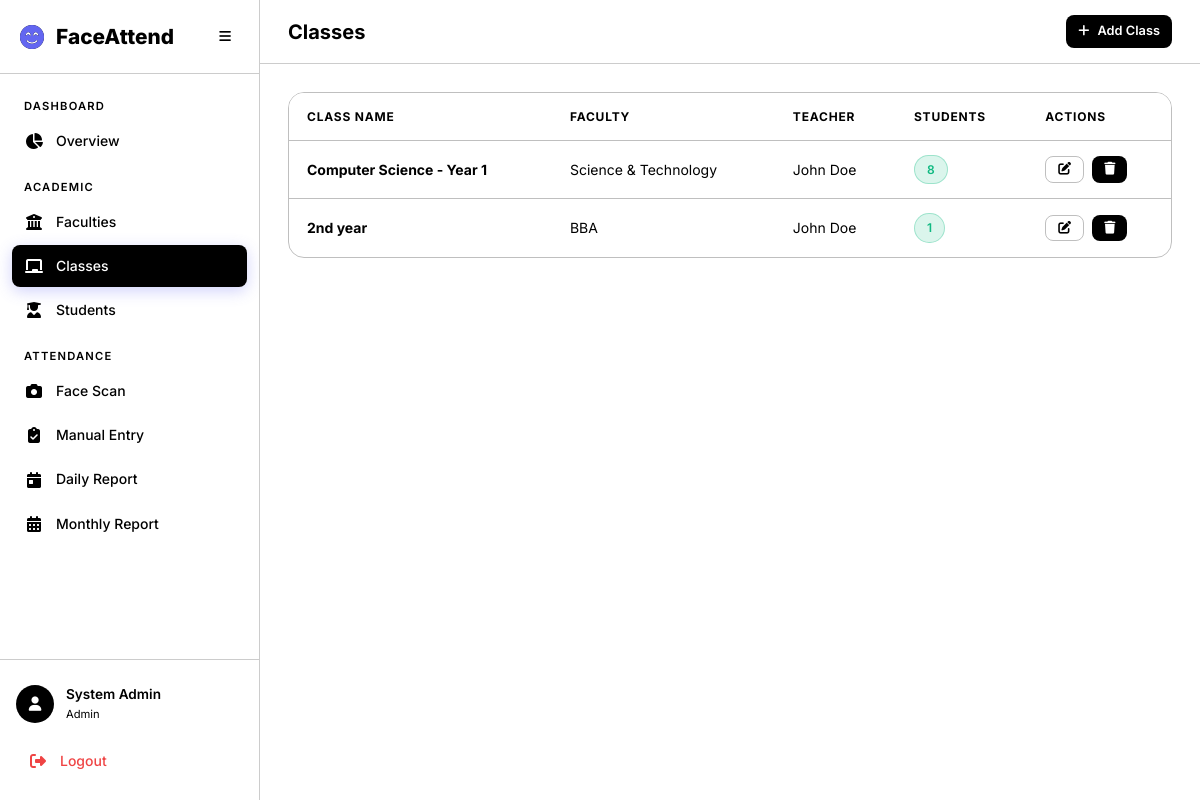
Page /academics/classes/ on the earlier database version.
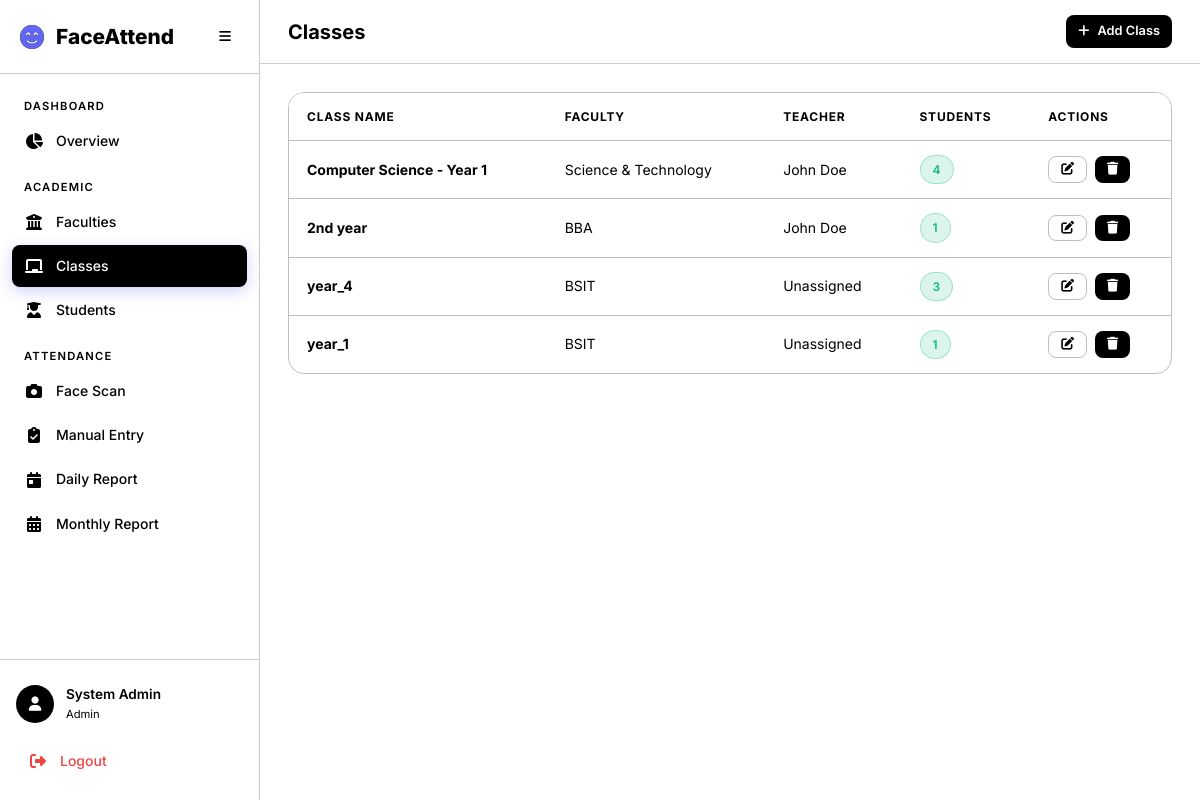
Same page on the later database version.
### accounts/models.py (models this page shows, shortened)
class User(AbstractUser):
    class Role(models.TextChoices):
        ADMIN = 'admin', 'Admin'
        TEACHER = 'teacher', 'Teacher'
        STUDENT = 'student', 'Student'
    role = models.CharField(
        max_length=10,
        choices=Role.choices,
        default=Role.STUDENT,
    )
    phone = models.CharField(max_length=20, blank=True)
    profile_image = models.ImageField(upload_to='profiles/', blank=True, null=True)

### academics/models.py (models this page shows, shortened)
class AcademicClass(models.Model):
    name = models.CharField(max_length=200)
    faculty = models.ForeignKey(Faculty, on_delete=models.CASCADE, related_name='classes')
    teacher = models.ForeignKey(
        settings.AUTH_USER_MODEL,
        on_delete=models.SET_NULL,
        null=True, blank=True,
        related_name='assigned_classes',
        limit_choices_to={'role': 'teacher'},
    )
    created_at = models.DateTimeField(auto_now_add=True)
    updated_at = models.DateTimeField(auto_now=True)
    class Meta:
        verbose_name_plural = 'Classes'
        ordering = ['faculty__name', 'name']
        unique_together = ['name', 'faculty']

class Faculty(models.Model):
    name = models.CharField(max_length=200, unique=True)
    description = models.TextField(blank=True)
    created_at = models.DateTimeField(auto_now_add=True)
    updated_at = models.DateTimeField(auto_now=True)
    class Meta:
        verbose_name_plural = 'Faculties'
        ordering = ['name']

### academics/views.py (the view)
# urls.py: path('classes/', views.class_list, name='class_list'),
@login_required
@admin_required
def class_list(request):
    classes = AcademicClass.objects.select_related('faculty', 'teacher').annotate(
        student_count=Count('students')
    )
    return render(request, 'academics/class_list.html', {'classes': classes})

### templates/academics/class_list.html (shortened to what this page needs)
{% extends 'base.html' %}
{% block page_title %}Classes{% endblock %}
{% block top_actions %}
<a href="{% url 'academics:class_create' %}" class="btn btn-primary btn-sm">
    <i class="fas fa-plus"></i> Add Class
</a>
{% endblock %}
{% block content %}
<div class="table-container animate-fade-in">
    <table class="data-table" id="classTable">
        <thead>
            <tr>
                <th>Class Name</th>
                <th>Faculty</th>
                <th>Teacher</th>
                <th>Students</th>
                <th>Actions</th>
            </tr>
        </thead>
        <tbody>
            {% for c in classes %}
            <tr>
                <td><strong>{{ c.name }}</strong></td>
                <td>{{ c.faculty.name }}</td>
                <td>{{ c.teacher.get_full_name|default:"Unassigned" }}</td>
                <td><span class="badge badge-present">{{ c.student_count }}</span></td>
                <td>
                    <div class="d-flex gap-1">
                        <a href="{% url 'academics:class_edit' c.pk %}" class="btn btn-sm btn-outline"><i
                                class="fas fa-edit"></i></a>
                        <a href="{% url 'academics:class_delete' c.pk %}" class="btn btn-sm btn-danger"><i
                                class="fas fa-trash"></i></a>
                    </div>
                </td>
            </tr>
            {% empty %}
            <tr>
                <td colspan="5" class="text-center text-muted">No classes created yet.</td>
            </tr>
            {% endfor %}
        </tbody>
    </table>
</div>
{% endblock %}

### templates/base.html (shortened to what this page needs)
<!DOCTYPE html>
<html lang="en" data-theme="dark">
<head>
    <link rel="stylesheet" href="https://cdnjs.cloudflare.com/ajax/libs/font-awesome/6.5.1/css/all.min.css">
    {% load static %}
    <link rel="stylesheet" href="{% static 'css/style.css' %}">
</head>
<body>
    {% if user.is_authenticated %}
    <div class="app-layout">
        <aside class="sidebar" id="sidebar">
            <div class="sidebar-header">
                <div class="logo">
                    <i class="fas fa-face-smile-beam"></i>
                    <span>FaceAttend</span>
                </div>
                <button class="sidebar-toggle" id="sidebarToggle">
                    <i class="fas fa-bars"></i>
                </button>
            </div>
            <nav class="sidebar-nav">
                {% if user.role == 'admin' %}
                <div class="nav-section">
                    <span class="nav-section-title">Dashboard</span>
                    <a href="{% url 'academics:admin_dashboard' %}" class="nav-link {% if request.resolver_match.url_name == 'admin_dashboard' %}active{% endif %}">
                        <i class="fas fa-chart-pie"></i><span>Overview</span>
                    </a>
                </div>
                <div class="nav-section">
                    <span class="nav-section-title">Academic</span>
                    <a href="{% url 'academics:faculty_list' %}" class="nav-link {% if 'faculty' in request.resolver_match.url_name %}active{% endif %}">
                        <i class="fas fa-building-columns"></i><span>Faculties</span>
                    </a>
                    <a href="{% url 'academics:class_list' %}" class="nav-link {% if 'class' in request.resolver_match.url_name %}active{% endif %}">
                        <i class="fas fa-chalkboard"></i><span>Classes</span>
                    </a>
                    <a href="{% url 'academics:student_list' %}" class="nav-link {% if 'student' in request.resolver_match.url_name %}active{% endif %}">
                        <i class="fas fa-user-graduate"></i><span>Students</span>
                    </a>
                </div>
                <div class="nav-section">
                    <span class="nav-section-title">Attendance</span>
                    <a href="{% url 'attendance:camera' %}" class="nav-link {% if request.resolver_match.url_name == 'camera' %}active{% endif %}">
                        <i class="fas fa-camera"></i><span>Face Scan</span>
                    </a>
                    <a href="{% url 'attendance:manual' %}" class="nav-link {% if request.resolver_match.url_name == 'manual' %}active{% endif %}">
                        <i class="fas fa-clipboard-check"></i><span>Manual Entry</span>
                    </a>
                    <a href="{% url 'attendance:daily_report' %}" class="nav-link {% if request.resolver_match.url_name == 'daily_report' %}active{% endif %}">
                        <i class="fas fa-calendar-day"></i><span>Daily Report</span>
                    </a>
                    <a href="{% url 'attendance:monthly_report' %}" class="nav-link {% if request.resolver_match.url_name == 'monthly_report' %}active{% endif %}">
                        <i class="fas fa-calendar-alt"></i><span>Monthly Report</span>
                    </a>
                </div>
                {% endif %}
            </nav>
            <div class="sidebar-footer">
                <div class="user-card">
                    <div class="user-avatar">
                        <i class="fas fa-user"></i>
                    </div>
                    <div class="user-info">
                        <span class="user-name">{{ user.get_full_name|default:user.username }}</span>
                        <span class="user-role">{{ user.get_role_display }}</span>
                    </div>
                </div>
                <a href="{% url 'accounts:logout' %}" class="nav-link logout-link">
                    <i class="fas fa-sign-out-alt"></i><span>Logout</span>
                </a>
            </div>
        </aside>
        <main class="main-content">
            <header class="top-bar">
                <h1 class="page-title">{% block page_title %}Dashboard{% endblock %}</h1>
                <div class="top-bar-actions">
                    {% block top_actions %}{% endblock %}
                </div>
            </header>
            <div class="content-area">
                {% block content %}{% endblock %}
            </div>
        </main>
    </div>
    {% else %}
    <div class="auth-layout">
        {% block auth_content %}{% endblock %}
    </div>
    {% endif %}
</body>
</html>

Differences in the rows shown:
computed for AcademicClass "Computer Science - Year 1": student_count "8" → "4"
added AcademicClass: name "year_4", faculty.name "BSIT", teacher.get_full_name "Unassigned", student_count "3"
added AcademicClass: name "year_1", faculty.name "BSIT", teacher.get_full_name "Unassigned", student_count "1"
